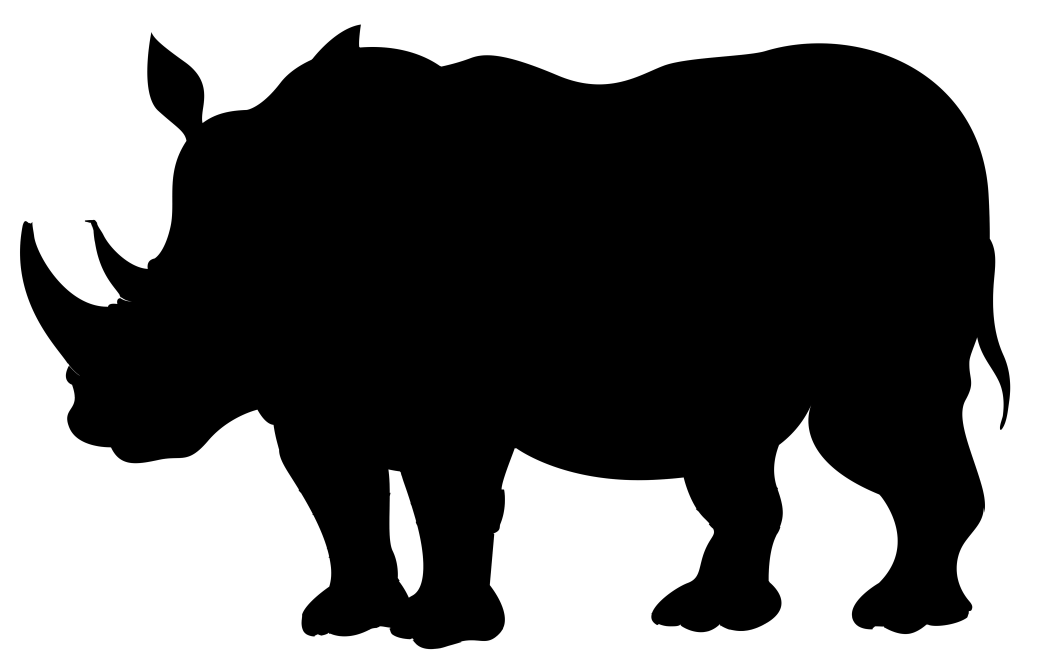
#> input picture test_img/rhino.jpg, 4158 x 2667 px (shown at 1/4 size)
$ jupyter execute fourier-animal.ipynb
#> lines starting #> are read from the running program, lines starting #| are printed output that depends on the picture
# Fourier approximation of closed contours
Due to a conversation with my girlfriend about [John von Neumann's elephant](https://en.wikipedia.org/wiki/Von_Neumann%27s_elephant), I wanted to test how the Fourier series approximation of contours of animals looks like. A quick online search revealed paper [1] where Fourier series approximations of so-called chain codes were computed - a chain code is a piecewise linear curve representing a boundary in a pixelated image here, so just what we need. This notebook, which is the product of a long weekend spent sick in bed,
- reads in an image and extracts the boundary from the binary object,
- performs depth-first search to extract the chain code from the boundary (this implicitly takes care of small defects in the boundary computed from the binary image, but requires that the object's boundary is a closed curve of adjacent pixels, i.e., horizontally, vertically and diagonally),
- computes the Fourier series approximation for a given accuracy from the chain code and
- plots the true boundary and its Fourier series approximation.

[1]: Kuhl & Giardina, 1982.
    Elliptic Fourier Features of a Closed Contour.
    Computer Graphics and Image Processing 18, 236-258

[cell 1]
import numpy as np
import matplotlib.pyplot as plt
from skimage import io
import sys
sys.setrecursionlimit(20000) # necessary to do a full dfs around the rhino

[cell 2]
## Read in binary image - if color/grayscale convert to useful binary of object first
animal_idx = 'rhino'
animals = {'rhino':('rhino.jpg',[650,2000],[704,1558],[[10,1],[20,2],[30,3]]),
           'elephant':('elephant.png',[545],[38],[[10],[20],[40]])}
im = io.imread('test_img/'+animals[animal_idx][0], as_gray=True)
#> im is the input picture: shape (2667, 4158) float64; min 0, max 1, mean 0.419
# convert to binary
b = np.zeros(im.shape)
b[im>0.5] = 1
plt.imshow(b,cmap='gray');
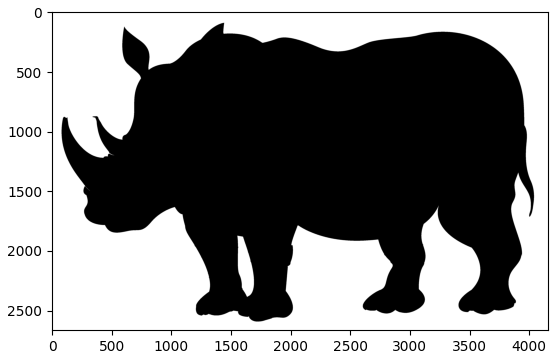
#> figure drawn by matplotlib, 1 panel

[cell 3]
# Extract boundary of the object by taking image gradient
# (and hoping that it produces a traversible closed chain of pixels)
def image_gradient(im):
    p = np.zeros((2,)+im.shape)
    p[0,0:-1,:] = im[1:,:]-im[0:-1,:]
    p[1,:,0:-1] = im[:,1:]-im[:,0:-1]
    return p

g = image_gradient(b)
h = (g[0,...]**2+g[1,...]**2>0).astype(int)
plt.imshow(h,cmap='gray_r',vmin=0,vmax=1)
# starting pixels for all contours
I_start, J_start = animals[animal_idx][1],animals[animal_idx][2]
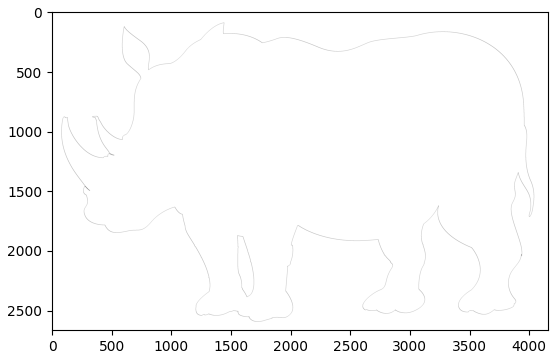
#> figure drawn by matplotlib, 1 panel

## Depth-first search
Extract the chain code from the binary image where boundary pixels have value 1, all other pixels value 0.

[cell 4]
inc = [(-1,-1),(-1,1),(1,-1),(1,1),(0,1),(-1,0),(0,-1),(1,0)]
cc_dict = {(0,1):0, (-1,1):1, (-1,0):2, (-1,-1):3, (0,-1):4, (1,-1):5, (1,0):6, (1,1):7}

def extract_cc(im,i1,i2):
    """
    Extract the chain code from the image im which has
    value 1 on the boundary and 0 otherwise.
    For this to work, boundary has to be closed.
    Implemented using dfs, giving output once arrived
    at starting pixel again; counter makes
    sure the algorithm does not stop on first step.
    """
    d = np.zeros_like(im)
    return dfs(im,d,i1,i2,0,i1,i2,[]);

def dfs(im,d,i1,i2,counter,e1,e2,C):
#> called with im = array of shape (5, 5), d = array of shape (5, 5), i1 = 2, i2 = 1, counter = 0, e1 = 2, e2 = 1
    d[i1,i2] = 1
    for i in inc:
        j1,j2 = i1+i[0],i2+i[1]
        if j1<im.shape[0] and j2<im.shape[1] and im[j1,j2] == 1:
            if j1==e1 and j2==e2 and counter>1:
                return C+[cc_dict[i]]
            if d[j1,j2] == 0:
                r = dfs(im,d,j1,j2,counter+1,e1,e2,C+[cc_dict[i]])
                if r is not None:
                    return r

Small test image, to make sure this works:

[cell 5]
A = np.zeros((5,5))
A[1,2:]=1
A[3,2:]=1
A[2,1]=1
A[2,4]=1
A[0,1:3]=1
plt.imshow(A)
cc = extract_cc(A,2,1)
print(cc)
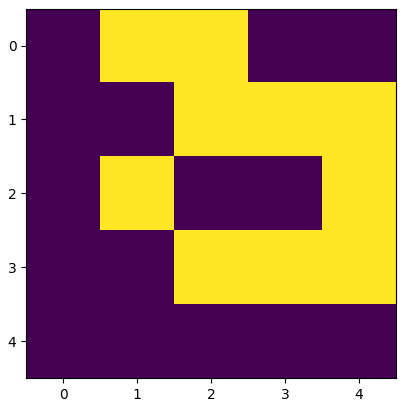
#> figure drawn by matplotlib, 1 panel

## Define a function that recomputes the x,y positions from the chain code

[cell 6]
def true_contour(cc):
    """
    method that computes the x,y positions of true contour from chain code cc
    """
    K = cc.shape[0]
    x,y = np.zeros((K+1,)),np.zeros((K+1,))
    for i in range(K):
        c = cc[i]
        dx = 1 if c in [7,0,1] else (-1 if c in [3,4,5] else 0)
        dy = 1 if c in [1,2,3] else (-1 if c in [5,6,7] else 0)
        x[i+1] = x[i] + dx
        y[i+1] = y[i] + dy
    return x,y

## Function computing Fourier series coefficients from the chain code

[cell 7]
def fourier_contour(cc,n_fc,n_eval=200):
    """
    Method from paper [1]: Compute a Fourier approximation of the
    closed, piecewise linear curve given by the chain code cc.
    Approximation is computed up to n_fc terms (plus constant term).

    [1]: Kuhl & Giardina, 1982.
    Elliptic Fourier Features of a Closed Contour.
    Computer Graphics and Image Processing 18, 236-258
    """
#> called with cc = array of shape (16,), n_fc = 8, n_eval = 200
    cc = np.reshape(cc,(-1,1))
    K = cc.shape[0]
    dx = np.sign(6-cc)*np.sign(2-cc)
    dy = np.sign(4-cc)*np.sign(cc)
    dt = 1+(np.sqrt(2)-1)/2*(1-(-1)**cc)
    t = np.zeros((K+1,1))
    for i in range(K):
        t[i+1,0] = t[i,0]+dt[i,0]
    T = t[-1,0]

    xi,delta = np.zeros((K,1)), np.zeros((K,1))
    for i in range(1,K):
        xi[i,0] = np.sum(dx[:i,0])-dx[i,0]/dt[i,0]*np.sum(dt[:i,0])
        delta[i,0] = np.sum(dy[:i,0])-dy[i,0]/dt[i,0]*np.sum(dt[:i,0])

    nn = np.arange(1,n_fc+1)[np.newaxis,:]
    a = T/(2*nn**2*np.pi**2)*np.sum(dx/dt*(np.cos(2*nn*np.pi*t[1:]/T)-np.cos(2*nn*np.pi*t[:-1]/T)),axis=0)
    b = T/(2*nn**2*np.pi**2)*np.sum(dx/dt*(np.sin(2*nn*np.pi*t[1:]/T)-np.sin(2*nn*np.pi*t[:-1]/T)),axis=0)
    c = T/(2*nn**2*np.pi**2)*np.sum(dy/dt*(np.cos(2*nn*np.pi*t[1:]/T)-np.cos(2*nn*np.pi*t[:-1]/T)),axis=0)
    d = T/(2*nn**2*np.pi**2)*np.sum(dy/dt*(np.sin(2*nn*np.pi*t[1:]/T)-np.sin(2*nn*np.pi*t[:-1]/T)),axis=0)
    a0 = 1/T*np.sum(dx/(2*dt)*(t[1:]**2-t[:-1]**2) + xi*dt)
    c0 = 1/T*np.sum(dy/(2*dt)*(t[1:]**2-t[:-1]**2) + delta*dt)

    tt = np.linspace(0,T,num=n_eval,endpoint=True)[:,np.newaxis]
    xx = a0 + np.sum(a*np.cos(2*nn*np.pi*tt/T) + b*np.sin(2*nn*np.pi*tt/T),axis=1)
    yy = c0 + np.sum(c*np.cos(2*nn*np.pi*tt/T) + d*np.sin(2*nn*np.pi*tt/T),axis=1)

    return xx,yy

Small chain code closed curve to test the Fourier approximation

[cell 8]
# two test chain codes of closed contours
# cc = np.array([int(d) for d in '00000656764433322'])
cc = np.array([int(d) for d in '0005676644422123'])
x_true,y_true = true_contour(cc)
N_fc = 8    # number of fourier coefficients
x_four,y_four = fourier_contour(cc,N_fc)

fig,ax = plt.subplots(1,1,figsize=(8,8))
ax.plot(x_four,y_four)
ax.plot(x_true,y_true)
ax.set_aspect(1)
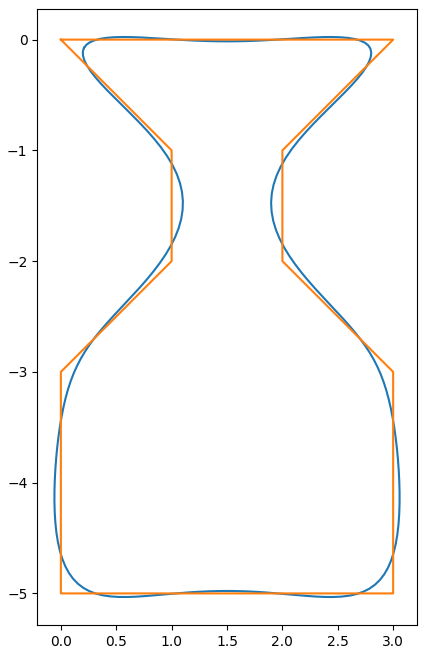
#> figure drawn by matplotlib, 1 panel

## Compute the chain codes
Two chain codes in case of the rhino - one for the outer contour, one for the gap between the front legs

[cell 9]
cc = []
for k,(i_start,j_start) in enumerate(zip(I_start,J_start)):
    cc.append(np.array(extract_cc(h,i_start,j_start)))

Compute the true coordinates and Fourier approximation from the chain codes and plot these

[cell 10]
fig,ax = plt.subplots(1,4,figsize=(15,5))

for c,i,j in zip(cc,I_start,J_start):
    x,y = true_contour(c)
    x,y = x+j,y-i
    ax[-1].plot(x,y,'k')
ax[-1].set_aspect(1)
ax[-1].set_axis_off()
#ax[-1].set_title('Exact contours')

N_fc = animals[animal_idx][3]
for k,n_fc in enumerate(N_fc):
    for n,c,i,j in zip(n_fc,cc,I_start,J_start):
        xf,yf = fourier_contour(c,n,n_eval=1000)
        xf,yf = xf+j,yf-i
        ax[k].plot(xf,yf,'k')
    ax[k].set_aspect(1)
    ax[k].set_axis_off()
#fig.savefig('./result.png')
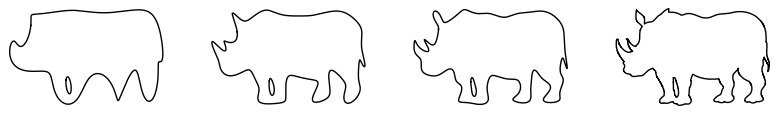
#> figure drawn by matplotlib, 4 panels

Specialized plotting cell for canvas printing:

[cell 11]
cm2inch = 1/2.54
mm2pt = 0.1/2.54*72
fig = plt.figure(figsize=(160*cm2inch,40*cm2inch),dpi=400)
ax = fig.gca()

xmin,xmax,ymin,ymax = float('inf'),-float('inf'),float('inf'),-float('inf')
Xt,Yt = [],[]
for k,(c,i,j) in enumerate(zip(cc,I_start,J_start)):
    x,y = true_contour(c)
    x,y = x+j,y-i
    Xt.append(x)
    Yt.append(y)
    xmin = np.minimum(xmin,np.min(x))
    xmax = np.maximum(xmax,np.max(x))
    ymin = np.minimum(ymin,np.min(y))
    ymax = np.maximum(ymax,np.max(y))
w,h = xmax-xmin,ymax-ymin
pad_x = np.round(w/4)           # space to left and right and between rhinos
sz_x = 5*pad_x + 4*w            # x-size of final image
sz_y = sz_x/4                   # y-size of final image
pad_y = np.round((sz_y-h)/2)

N_fc = animals[animal_idx][3]
Xf,Yf = [],[]
for k,n_fc in enumerate(N_fc):
    Xf.append([])
    Yf.append([])
    for n,c,i,j in zip(n_fc,cc,I_start,J_start):
        x,y = fourier_contour(c,n,n_eval=1000)
        x,y = x+j,y-i
        Xf[k].append(x)
        Yf[k].append(y)

for k in range(len(Xt)):
    xtrue = Xt[k]-xmin+pad_x+len(N_fc)*(w+pad_x)
    ytrue = Yt[k]-ymin+pad_y
    ax.plot(xtrue,ytrue,'k',linewidth=2*mm2pt)
    for j in range(len(N_fc)):
        xfj = Xf[j][k]-xmin+pad_x+j*(w+pad_x)
        yfj = Yf[j][k]-ymin+pad_y
        ax.plot(xfj,yfj,'k',linewidth=2*mm2pt)
ax.set_axis_off()
ax.set_xlim(0,sz_x)
ax.set_ylim(0,sz_y)
ax.set_aspect(1)
fig.savefig('./result.png',bbox_inches='tight',pad_inches=0)
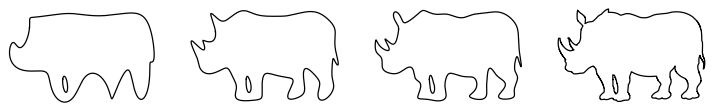
#> figure drawn by matplotlib, 1 panel
